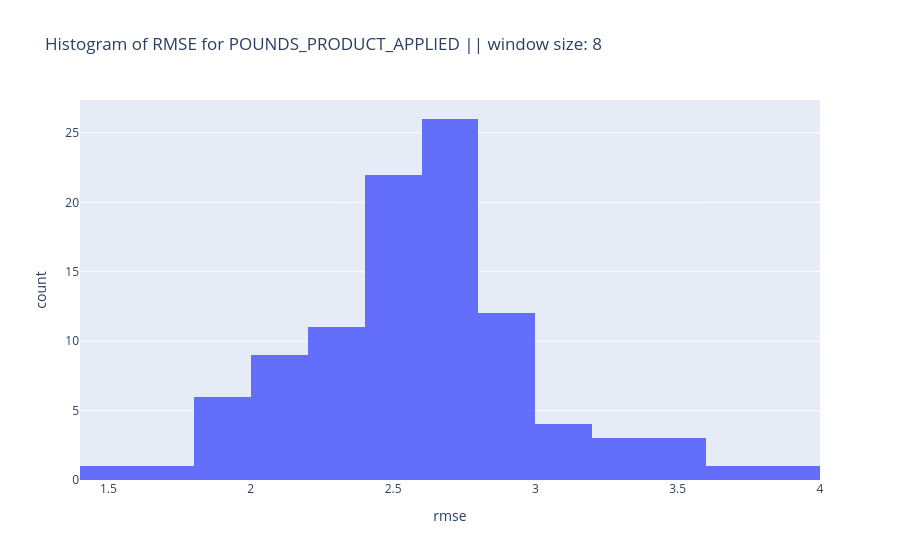

The notebook cell this image was saved under:
### Code cell
feature_name = "POUNDS_PRODUCT_APPLIED"
window_size_val = 8

hist_data = df.loc[(df['feature'] == feature_name) & (df['window_size'] == window_size_val)]
fig = px.histogram(hist_data, x = 'rmse', title=f"Histogram of RMSE for {feature_name} || window size: {window_size_val}")
fig.show()

### Figure 1 — Plotly figure (JSON) as saved in the notebook; plotly's stock layout.template omitted (floating-point values rounded to 4 significant figures)
{"data": [{"bingroup": "x", "hovertemplate": "rmse=%{x}<br>count=%{y}<extra></extra>", "legendgroup": "", "marker": {"color": "#636efa", "pattern": {"shape": ""}}, "name": "", "orientation": "v", "showlegend": false, "type": "histogram", "x": [3.426, 2.644, 2.558, 2.439, 3.496, 2.231, 2.558, 2.365, 2.012, 2.199, 1.805, 2.64, 2.462, 2.412, 2.066, 2.183, 2.671, 2.806, 2.973, 2.657, 2.113, 1.729, 2.786, 2.658, 2.812, 3.014, 2.495, 1.908, 2.982, 2.797, 2.541, 2.575, 2.22, 2.095, 2.375, 1.907, 2.63, 2.236, 2.857, 2.058, 1.594, 2.249, 2.748, 2.419, 3.224, 2.563, 3.428, 2.806, 2.483, 3.049, 2.874, 3.245, 2.423, 1.831, 1.82, 2.794, 2.528, 2.2, 3.046, 2.392, 2.531, 2.834, 2.678, 3.089, 2.657, 2.536, 2.522, 2.644, 2.745, 2.561, 2.694, 2.839, 2.779, 2.758, 2.281, 2.27, 3.911, 2.789, 2.71, 2.525, 2.191, 2.657, 2.868, 2.222, 2.746, 2.431, 2.486, 3.23, 2.766, 2.505, 2.95, 2.04, 2.606, 2.462, 2.653, 2.929, 2.729, 2.618, 3.726, 1.915], "xaxis": "x", "yaxis": "y"}], "layout": {"barmode": "relative", "legend": {"tracegroupgap": 0}, "title": {"text": "Histogram of RMSE for POUNDS_PRODUCT_APPLIED || window size: 8"}, "xaxis": {"anchor": "y", "domain": [0, 1], "title": {"text": "rmse"}}, "yaxis": {"anchor": "x", "domain": [0, 1], "title": {"text": "count"}}}}
